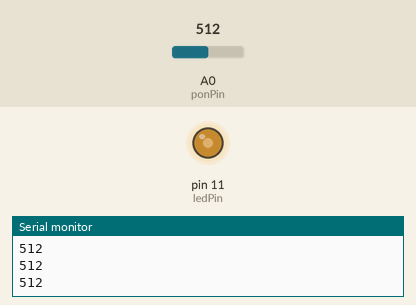
A sketch run on a simulated Arduino Uno, built with avr-gcc and run on an emulated ATmega328P. Shown: output pins drawn as LEDs (lit = HIGH), the last lines printed to the serial monitor. The test bench sets the inputs (shaded band); at power-on: A0 (ponPin) = 512.

Above: at 1.2 s.
1.3 s: A0 (ponPin) set to 716
At 2.1 s:
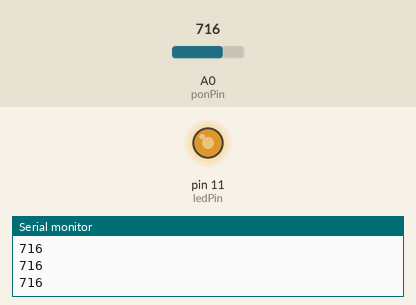
2.8 s: A0 (ponPin) set to 900
At 4.0 s:
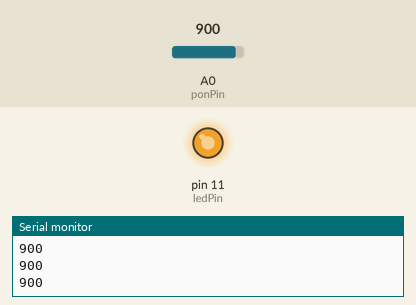
4.3 s: A0 (ponPin) set to 122
At 5.5 s:
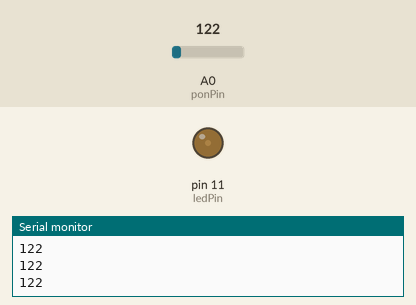
5.8 s: A0 (ponPin) set to 0
At 6.7 s:
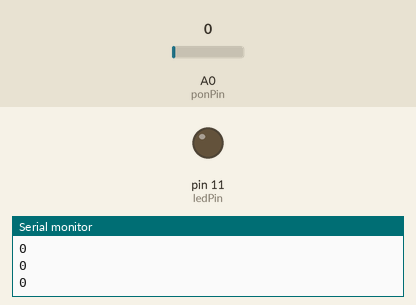
Timing chart, 0 to 8.3 s (numbered marks = the images above; inputs shaded):
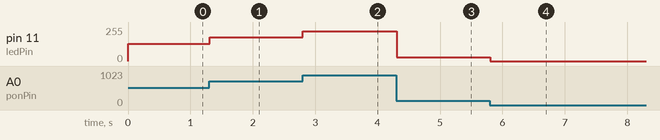

Measured:
- after the input at 1.3 s, pin 11 (ledPin): 128/255 → 179/255 at once
- after the input at 2.8 s, pin 11 (ledPin): 179/255 → 225/255 at once
- after the input at 4.3 s, pin 11 (ledPin): 225/255 → 30/255 at once
- after the input at 5.8 s, pin 11 (ledPin): 30/255 → 0/255 at once

The sketch:

003.Pwm.ino
```cpp
int ponPin = 0;
int ledPin = 11;
int val = 0;

void setup()
{
  pinMode(ledPin, OUTPUT);
  Serial.begin(9600);
}

void loop()
{
  val = analogRead(ponPin);
  Serial.println(val);
  analogWrite(ledPin, val / 4);
  delay(10);
}
```
